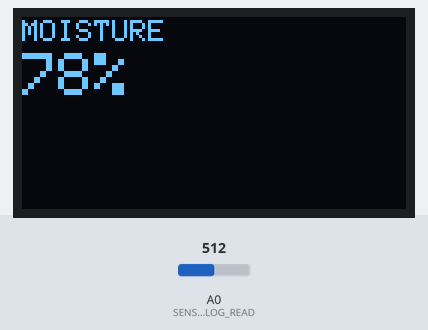
This sketch was run on a simulated Arduino Uno, built with avr-gcc and run on an emulated ATmega328P. Parts: 128×64 one-colour display. Inputs (shaded band) come from the test bench; at power-on: A0 (SENSOR_ANALOG_READ) = 512. What the sketch prints to the serial monitor is not drawn.

Above: at 1.2 s.
1.3 s: A0 (SENSOR_ANALOG_READ) set to 528
At 3.5 s:
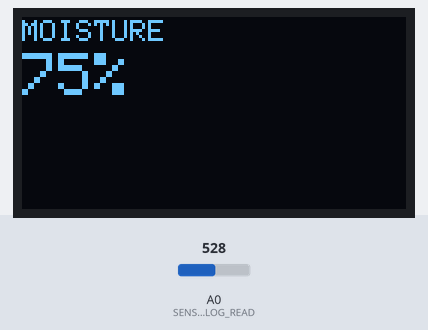
3.9 s: A0 (SENSOR_ANALOG_READ) set to 716
At 5.4 s:
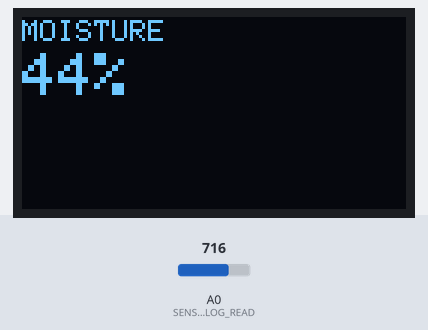
6.1 s: A0 (SENSOR_ANALOG_READ) set to 900
At 7.3 s:
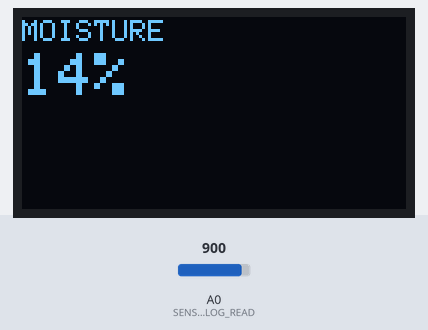
Timing chart, 0 to 9.1 s (numbered marks = the images above; inputs shaded):
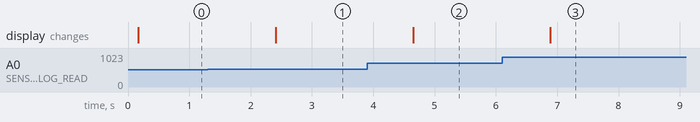

Measured:
- the behaviour switches between 514 and 515 on A0 (SENSOR_ANALOG_READ) (found by bisection; images 0 and 1)
- after the input at 1.3 s, the display: changes after 1.1 s (image 1)
- after the input at 3.9 s, the display: changes after 0.75 s (image 2)
- after the input at 6.1 s, the display: changes after 0.79 s (image 3)

The sketch:

moisture.ino
```cpp
// libs required to display stuff on the 0.96" 128x64 OLED screen
#include <SPI.h>
#include <Wire.h>
#include <Adafruit_GFX.h>
#include <Adafruit_SSD1306.h>

Adafruit_SSD1306 display(-1); // screen doesn't have a reset pin, so set to nonexisting -1 pin

#define SCREEN_WIDTH = 128
#define SCREEN_HEIGHT = 64

#define SENSOR_ANALOG_READ A0
#define SENSOR_POWER_PIN 7
#define SENSOR_READINGS_COUNT 100
#define SENSOR_POWER_ON_TIME 100 // milliseconds the sensor is on, no idea how much time it needs to take readings
#define SENSOR_READ_INTERVAL 1000 * 2
#define CALIBRATION_AIR_VALUE 990   // sensor goes to 1023 but after average of 100 readings value drops to ~990 because first readings are wrong
#define CALIBRATION_WATER_VALUE 380 // seen my sensor readings vary from 260 to 400 when dipped in water

void setup()
{
  Serial.begin(9600);
  pinMode(SENSOR_ANALOG_READ, INPUT);
  pinMode(SENSOR_POWER_PIN, OUTPUT); // use if sensor is connected to a digital pin on the Arduino
  // initialize with the I2C addr 0x3C
  display.begin(SSD1306_SWITCHCAPVCC, 0x3C);
}

void loop()
{
  // readAnalogAndPrint() // use if sensor is connected to an analog pin on the Arduino
  readAnalogInIntervals(); // use if sensor is connected to a digital pin on the Arduino
  delay(SENSOR_READ_INTERVAL);
}

/**
 * Function to dead analog data by powering the sensor only for a certain amount of time
 * This increases the sensor's life by only using it whenever we want to make a reading
 * To be used when sensor is connected to a digital pin
 */
void readAnalogInIntervals()
{
  digitalWrite(SENSOR_POWER_PIN, HIGH); // powers the sensor on
  readAnalogAndPrint();
  delay(SENSOR_POWER_ON_TIME);
  digitalWrite(SENSOR_POWER_PIN, LOW); // powers the sensor off
}

/**
 * Function that prints the sensor's values to the Serial Monitor
 */
void readAnalogAndPrint()
{
  int sensorValue = 0;
  int moisturePercent = 0;

  sensorValue = getAverageOfAnalogReadings(SENSOR_READINGS_COUNT);
  moisturePercent = map(sensorValue, CALIBRATION_AIR_VALUE, CALIBRATION_WATER_VALUE, 0, 100);

  if (moisturePercent > 100) // don't display values over 100%
    moisturePercent = 100;

  if (moisturePercent < 0) // don't display values under 0%
    moisturePercent = 0;

  Serial.print(sensorValue);
  Serial.print(", ");
  Serial.print(moisturePercent);
  Serial.println("%");

  displayPercentage(moisturePercent); // show value on display
}

/**
 * Function to get the average of a number of sensor readings
 * First couple of values returned by the sensor are usually inaccurate so we get the average of multiple readings
 * @param readingsCount
 * @return the averaged value of the specified number of readings
 */
int getAverageOfAnalogReadings(int readingsCount)
{
  long value = 0; // we're summing up potentially hundreds of values that go up to around 1000, so int is not enough
  for (int i = 0; i < readingsCount; i++)
  {
    value = value + analogRead(SENSOR_ANALOG_READ);
    delay(1);
  }
  return value / readingsCount;
}

/**
 * Function to display the moisture percentage to a connected display
 * @param percent
 */
void displayPercentage(int percent)
{
  // Display Text
  display.clearDisplay();
  display.setTextSize(1);
  display.setCursor(0, 1);
  display.setTextColor(WHITE);
  display.println("MOISTURE");
  display.setTextSize(2);
  display.setCursor(0, 12);
  display.print(percent);
  display.println("%");
  display.display();
}
```
